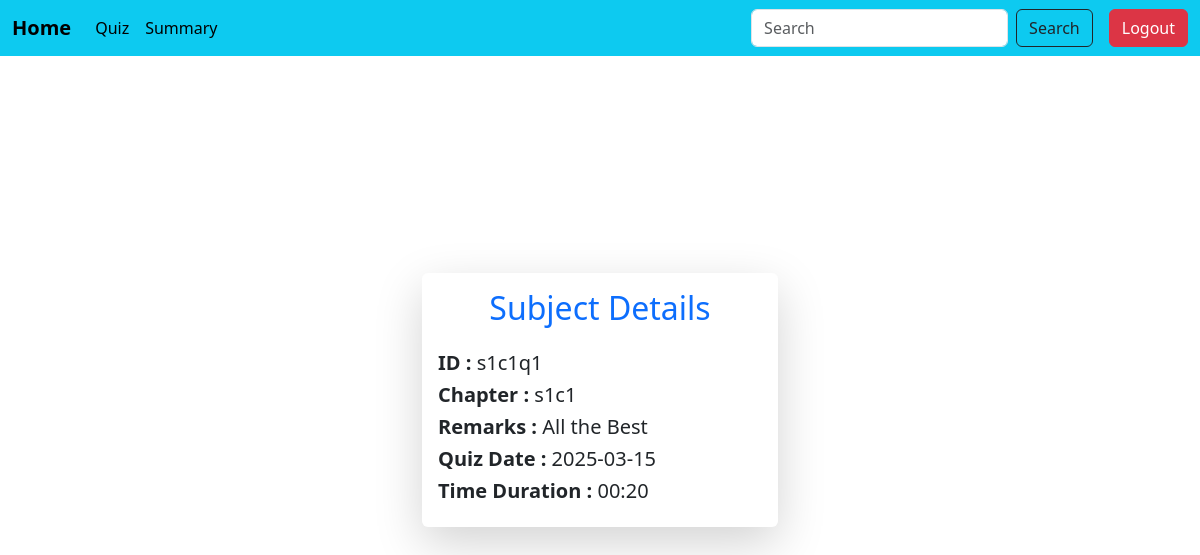
The page /user_search_quiz/s1c1q1 on the database as committed earlier.
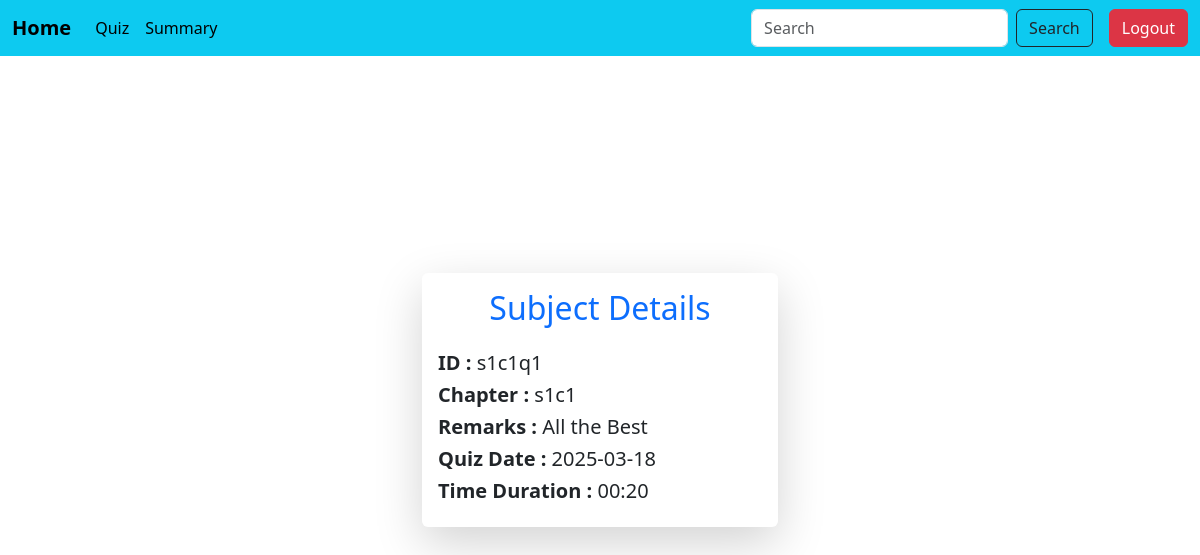
The same page on the database as committed later.
### models.py (models this page shows)
class Quiz(db.Model):
    __tablename__='quiz'
    id=db.Column(db.String(50),primary_key=True)
    chapter_id=db.Column(db.String(100),db.ForeignKey('chapter.id'),nullable=False)
    remarks=db.Column(db.String(100),nullable=False)
    quiz_date=db.Column(db.Date,nullable=False)
    time_dur=db.Column(db.String(5),nullable=False)
    chapter=db.relationship('Chapter',backref=db.backref('quizzes',cascade="all,delete-orphan"))

### app.py (the view)
@app.route('/user_search_quiz/<quiz_id>')
def user_search_quiz(quiz_id):
    quiz=Quiz.query.filter_by(id=quiz_id).first()
    return render_template("user_search_quiz.html",quiz=quiz)

### templates/user_search_quiz.html
{% include 'student_sidebar.html'%}
<div class="d-flex flex-column justify-content-center align-items-center vh-100">
    <div class="container">
        <div class="row justify-content-center">
            <div class="col-md-4">
                <div class="card shadow-lg border-0 rounded">
                    <div class="card-body">
                    <h2 class="text-center mb-4 text-primary">Subject Details</h2>
                    <h5><strong>ID : </strong>{{quiz.id}}</h5>
                    <h5><strong>Chapter : </strong>{{quiz.chapter_id}}</h5>
                    <h5><strong>Remarks : </strong>{{quiz.remarks}}</h5>
                    <h5><strong>Quiz Date : </strong>{{quiz.quiz_date}}</h5>
                    <h5><strong>Time Duration : </strong>{{quiz.time_dur}}</h5>
                    </div>
                </div>
            </div>
        </div>
    </div>
</div>

Rows that differ between the two databases and show on the page:
changed Quiz "All the Best": quiz_date "2025-03-15" → "2025-03-18"
